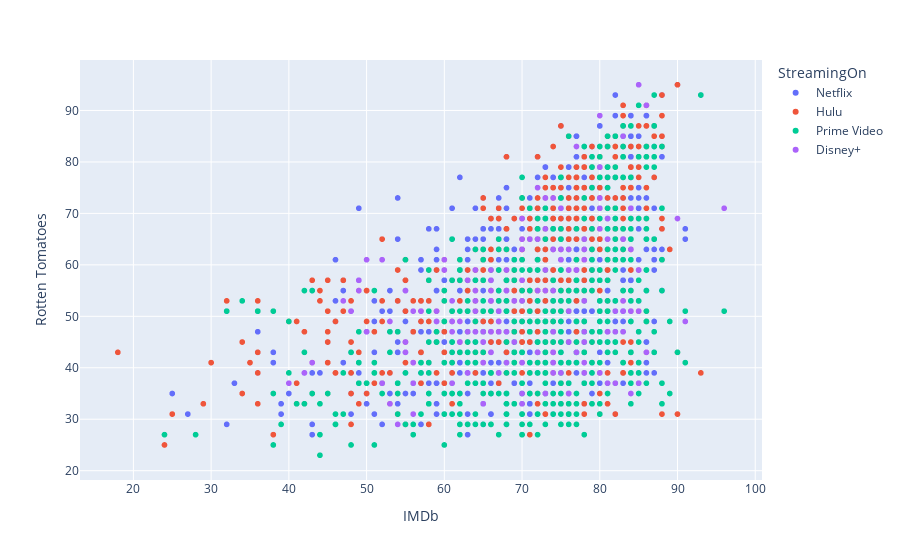

The notebook cell this image was saved under:
### Code cell
px.scatter(tv_shows_both_ratings, x='IMDb', y='Rotten Tomatoes',color='StreamingOn')

### Figure 1 — Plotly figure (JSON) as saved in the notebook; plotly's stock layout.template omitted (floating-point values rounded to 4 significant figures; data arrays with more than 128 entries replaced by an {"elided": "..."} marker saying what was removed)
{"data": [{"hovertemplate": "StreamingOn=Netflix<br>IMDb=%{x}<br>Rotten Tomatoes=%{y}<extra></extra>", "legendgroup": "Netflix", "marker": {"color": "#636efa", "symbol": "circle"}, "mode": "markers", "name": "Netflix", "showlegend": true, "type": "scattergl", "x": {"elided": "952 int values"}, "xaxis": "x", "y": {"elided": "952 int values"}, "yaxis": "y"}, {"hovertemplate": "StreamingOn=Hulu<br>IMDb=%{x}<br>Rotten Tomatoes=%{y}<extra></extra>", "legendgroup": "Hulu", "marker": {"color": "#EF553B", "symbol": "circle"}, "mode": "markers", "name": "Hulu", "showlegend": true, "type": "scattergl", "x": {"elided": "701 int values"}, "xaxis": "x", "y": {"elided": "701 int values"}, "yaxis": "y"}, {"hovertemplate": "StreamingOn=Prime Video<br>IMDb=%{x}<br>Rotten Tomatoes=%{y}<extra></extra>", "legendgroup": "Prime Video", "marker": {"color": "#00cc96", "symbol": "circle"}, "mode": "markers", "name": "Prime Video", "showlegend": true, "type": "scattergl", "x": {"elided": "572 int values"}, "xaxis": "x", "y": {"elided": "572 int values"}, "yaxis": "y"}, {"hovertemplate": "StreamingOn=Disney+<br>IMDb=%{x}<br>Rotten Tomatoes=%{y}<extra></extra>", "legendgroup": "Disney+", "marker": {"color": "#ab63fa", "symbol": "circle"}, "mode": "markers", "name": "Disney+", "showlegend": true, "type": "scattergl", "x": {"elided": "154 int values"}, "xaxis": "x", "y": {"elided": "154 int values"}, "yaxis": "y"}], "layout": {"legend": {"title": {"text": "StreamingOn"}, "tracegroupgap": 0}, "margin": {"t": 60}, "xaxis": {"anchor": "y", "domain": [0, 1], "title": {"text": "IMDb"}}, "yaxis": {"anchor": "x", "domain": [0, 1], "title": {"text": "Rotten Tomatoes"}}}}
